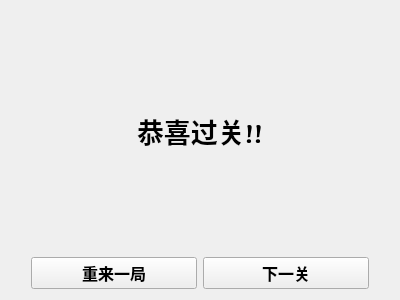
<?xml version="1.0" encoding="UTF-8"?>
<ui version="4.0">
 <class>zjhGameWinWindow</class>
 <widget class="QWidget" name="zjhGameWinWindow">
  <property name="geometry">
   <rect>
    <x>0</x>
    <y>0</y>
    <width>400</width>
    <height>300</height>
   </rect>
  </property>
  <property name="windowTitle">
   <string>GameWin</string>
  </property>
  <layout class="QVBoxLayout" name="verticalLayout">
   <item>
    <widget class="QLabel" name="label">
     <property name="font">
      <font>
       <family>Caladea</family>
       <pointsize>20</pointsize>
       <weight>75</weight>
       <bold>true</bold>
      </font>
     </property>
     <property name="focusPolicy">
      <enum>Qt::NoFocus</enum>
     </property>
     <property name="text">
      <string>恭喜过关!!</string>
     </property>
     <property name="textFormat">
      <enum>Qt::AutoText</enum>
     </property>
     <property name="alignment">
      <set>Qt::AlignCenter</set>
     </property>
    </widget>
   </item>
   <item>
    <layout class="QHBoxLayout" name="horizontalLayout">
     <property name="sizeConstraint">
      <enum>QLayout::SetFixedSize</enum>
     </property>
     <property name="leftMargin">
      <number>20</number>
     </property>
     <property name="rightMargin">
      <number>20</number>
     </property>
     <item>
      <widget class="QPushButton" name="restartBtn_win">
       <property name="font">
        <font>
         <family>Segoe UI Light</family>
         <pointsize>12</pointsize>
         <weight>75</weight>
         <bold>true</bold>
        </font>
       </property>
       <property name="text">
        <string>重来一局</string>
       </property>
      </widget>
     </item>
     <item>
      <widget class="QPushButton" name="nextLevelBtn">
       <property name="font">
        <font>
         <family>Segoe UI Light</family>
         <pointsize>12</pointsize>
         <weight>75</weight>
         <bold>true</bold>
        </font>
       </property>
       <property name="text">
        <string>下一关</string>
       </property>
      </widget>
     </item>
    </layout>
   </item>
  </layout>
 </widget>
 <resources/>
 <connections/>
</ui>
